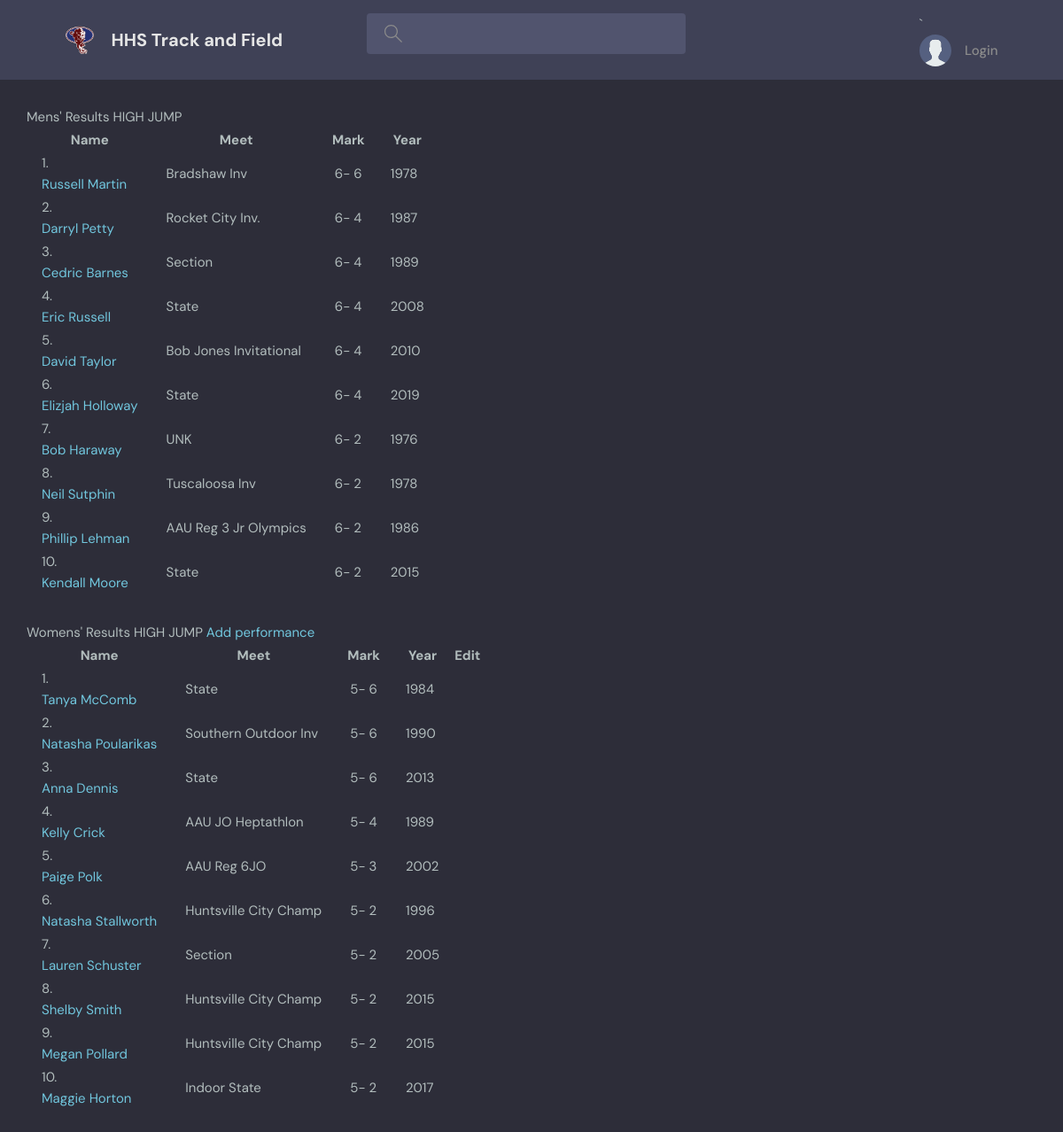
The app's page /results/1/ with its own data.
### base/models.py (models this page shows, shortened)
class Event(models.Model):
    EventName = models.CharField(max_length=200, null=True)
    FieldEvent = models.BooleanField()
    Current = models.BooleanField()
    Relay = models.BooleanField()
    Order = models.IntegerField()
    MeasurementSystem = models.CharField(max_length=20)
    updated = models.DateTimeField(auto_now=True)
    created = models.DateTimeField(auto_now_add=True)

class Performance(models.Model):
    EventID = models.ForeignKey(Event, on_delete=models.SET_NULL,null=True)
    Mark = models.CharField(max_length=200, null=True)
    MarkRawLarge = models.IntegerField()
    MarkRawSmall = models.DecimalField(decimal_places=3,max_digits=20)
    MeetID = models.ForeignKey(Meet, on_delete=models.SET_NULL,null=True)
    PerformanceNote = models.CharField(max_length=10,null=True,blank=True)
    CY = models.IntegerField(null=True)
    EventDate = models.DateField(null=True)
    Notes = models.TextField(null = True,blank=True)
    Archive = models.BooleanField()
    StateChamp = models.BooleanField(null=True)
    AthleteID = models.ManyToManyField(Athlete)
    Confirmed = models.BooleanField(null=False,default=False)
    Locked = models.BooleanField(null=False,default=False)
    updated = models.DateTimeField(auto_now=True)
    created = models.DateTimeField(auto_now_add=True)
    def __str__(self):
        return self.Mark

class Athlete(models.Model):
    Graduation = models.IntegerField()
    Athlete = models.CharField(max_length=200, null=True)
    Male = models.BooleanField()
    Active = models.BooleanField()
    First = models.CharField(max_length=200, blank=True)
    Last = models.CharField(max_length=200, blank=True)
    updated = models.DateTimeField(auto_now=True)
    created = models.DateTimeField(auto_now_add=True)

class Meet(models.Model):
    MeetName = models.TextField()
    State = models.BooleanField()
    Indoor = models.BooleanField()
    Location =  models.CharField(max_length=200, null=True)
    updated = models.DateTimeField(auto_now=True)
    created = models.DateTimeField(auto_now_add=True)

### base/views.py (the view)
# urls.py: path('results/<str:pk>/',views.resultEvent,name="results-event"),
def resultEvent(request,pk):
    user = request.user
    if request.user.is_authenticated:
        if user.Maintainer == True or user.Editor == True:
            ShowAwaitingConfirmation = True
        else:
            ShowAwaitingConfirmation = False
    else:
        ShowAwaitingConfirmation = False
    event = Event.objects.get(id=pk)
    resultscombined = PerformanceTopTen(event.FieldEvent,pk,ShowAwaitingConfirmation)
    performancesmen = resultscombined['performancesmen']
    performanceswomen = resultscombined['performanceswomen']
    event = Event.objects.get(id=pk)
    context = {'performancesmen':performancesmen,'performanceswomen':performanceswomen,'event':event}
    return render(request,'base/results.html',context)

### base/templates/base/results.html (shortened to what this page needs)
{% extends 'main.html' %}
{% block content %}
    <div class="atopics-page layout__body">
      Mens' Results {{ event.EventName }}   {% if request.user.Editor == True  %} <a href="{% url 'create-performance' event.id 1 %}">Add performance</a> {% endif %}
      <table>
          <tr>
            <th>Name</th>
            <th>Meet</th>
            <th>Mark</th>
            <th>Year</th>
          </tr>
          {% for performance in performancesmen %}
            <td>
              {{forloop.counter}}.
              <p>{% for athlete in performance.AthleteID.all %}<a href ="{% url 'view-athlete' athlete.id %}">
                {{athlete.Athlete}}</a></p>
                {% endfor %}
            </td>
            <td>{{performance.MeetID.MeetName}}   </td>
            <td>   {% if request.user.Editor == True  %} <a href = "{% url 'update-performance' performance.id %}">
                    {% if performance.Confirmed == True %}
                    {{performance.Mark}}
                    {% else %}
                   <font color="red">{{performance.Mark}}</font>
                    {% endif %}
                  </a>
                    {% else %} {{performance.Mark}} {% endif%} </td>
            <td> {{performance.CY }}</td>
          {% endfor %}
      </table>
      </div>
    <div class="atopics-page layout__body">
    Womens' Results {{ event.EventName }}    <a href="{% url 'create-performance' event.id 0 %}">Add performance</a>
    <table>
        <tr>
          <th>Name</th>
          <th>Meet</th>
          <th>Mark</th>
          <th>Year</th>
          <th>Edit</th>
        </tr>
        {% for performance in performanceswomen %}
        <tr>
          <td>
            {{forloop.counter}}.
            <p>{% for athlete in performance.AthleteID.all %}<a href ="{% url 'view-athlete' athlete.id %}">  {{athlete.Athlete}} </a></p>
              {% endfor %}
            </td>
          <td>{{performance.MeetID.MeetName}}</td>
          <td>   {% if request.user.Editor == True  %} <a href = "{% url 'update-performance' performance.id %}">
            {% if performance.Confirmed == True %}
            {{performance.Mark}}
            {% else %}
           <font color="red">{{performance.Mark}}</font>
            {% endif %}
          </a>
            {% else %} {{performance.Mark}} {% endif%} </td>
            <td> {{performance.CY }}</td>
        </tr>
        {% endfor %}
    </table>
    </div>
{% endblock content %}

### static/styles/style.css (style rules this page uses)
:root { --color-main: #71c6dd; --color-main-light: #e1f6fb; --color-dark: #3f4156; --color-dark-medium: #51546e; --color-dark-light: #696d97; --color-light: #e5e5e5; --color-gray: #8b8b8b; --color-light-gray: #b2bdbd; --color-bg: #2d2d39; --color-success: #5dd693; --color-error: #fc4b0b; }
* { font-family: "DM Sans", -apple-system, BlinkMacSystemFont, "Segoe UI", Roboto, Oxygen, Ubuntu, Cantarell, "Open Sans", "Helvetica Neue", sans-serif; margin: 0; padding: 0; box-sizing: border-box; text-rendering: optimizeLegibility; font-size: inherit; }
html { font-size: 56.25%; }
@media only screen and (min-width: 1200px) { html { font-size: 62.5%; } }
body { line-height: 1.6; font-weight: 400; font-size: 1.5rem; color: var(--color-light-gray); background-color: var(--color-bg); min-height: 100vh; }
a { display: inline-block; color: var(--color-main); text-decoration: none; }
.layout__body { margin: 3rem; }

### base/templates/base/results.html (style rules this page uses)
td { padding: 0 15px; }

### records on screen
Event: EventName "HIGH JUMP"
Performance: MeetID.MeetName "Bradshaw Inv", Mark "6- 6", CY "1978"
Athlete: Athlete "Russell Martin"
Performance: MeetID.MeetName "Rocket City Inv.", Mark "6- 4", CY "1987"
Athlete: Athlete "Darryl Petty"
Performance: MeetID.MeetName "Section", Mark "6- 4", CY "1989"
Athlete: Athlete "Cedric Barnes"
Performance: MeetID.MeetName "State", Mark "6- 4", CY "2008"
Athlete: Athlete "Eric Russell"
Performance: MeetID.MeetName "Bob Jones Invitational", Mark "6- 4", CY "2010"
Athlete: Athlete "David Taylor"
Performance: MeetID.MeetName "State", Mark "6- 4", CY "2019"
Athlete: Athlete "Elizjah Holloway"
Performance: MeetID.MeetName "UNK", Mark "6- 2", CY "1976"
Athlete: Athlete "Bob Haraway"
Performance: MeetID.MeetName "Tuscaloosa Inv", Mark "6- 2", CY "1978"
Athlete: Athlete "Neil Sutphin"
Performance: MeetID.MeetName "AAU Reg 3 Jr Olympics", Mark "6- 2", CY "1986"
Athlete: Athlete "Phillip Lehman"
Performance: MeetID.MeetName "State", Mark "6- 2", CY "2015"
Athlete: Athlete "Kendall Moore"
Performance: MeetID.MeetName "State", Mark "5- 6", CY "1984"
Athlete: Athlete "Tanya McComb"
Performance: MeetID.MeetName "Southern Outdoor Inv", Mark "5- 6", CY "1990"
Athlete: Athlete "Natasha Poularikas"
Performance: MeetID.MeetName "State", Mark "5- 6", CY "2013"
Athlete: Athlete "Anna Dennis"
Performance: MeetID.MeetName "AAU JO Heptathlon", Mark "5- 4", CY "1989"
Athlete: Athlete "Kelly Crick"
Performance: MeetID.MeetName "AAU Reg 6JO", Mark "5- 3", CY "2002"
Athlete: Athlete "Paige Polk"
Performance: MeetID.MeetName "Huntsville City Champ", Mark "5- 2", CY "1996"
Athlete: Athlete "Natasha Stallworth"
Performance: MeetID.MeetName "Section", Mark "5- 2", CY "2005"
Athlete: Athlete "Lauren Schuster"
Performance: MeetID.MeetName "Huntsville City Champ", Mark "5- 2", CY "2015"
Athlete: Athlete "Shelby Smith"
Performance: MeetID.MeetName "Huntsville City Champ", Mark "5- 2", CY "2015"
Athlete: Athlete "Megan Pollard"
Performance: MeetID.MeetName "Indoor State", Mark "5- 2", CY "2017"
Athlete: Athlete "Maggie Horton"
